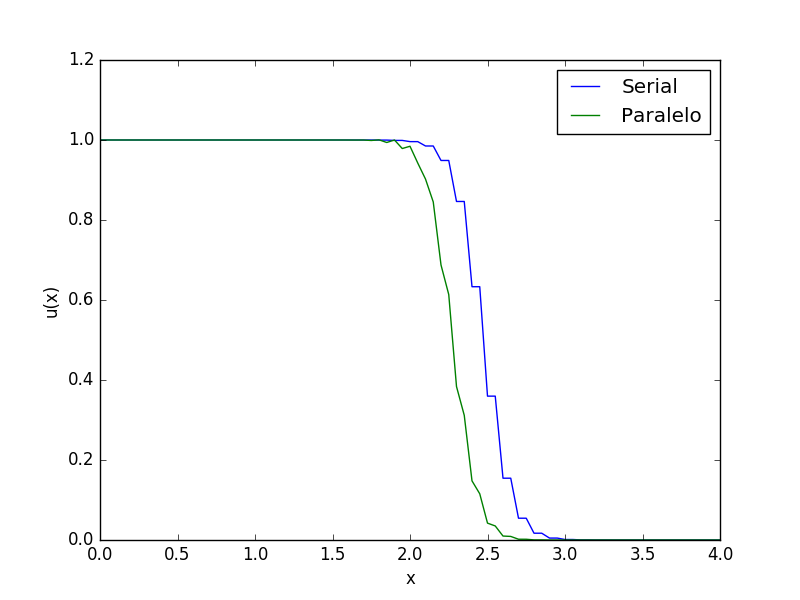

Recreate this plot in Python.
import matplotlib
matplotlib.use("Agg")
import numpy as np 
import matplotlib.pyplot as plt

dataSerial = np.loadtxt('adveccionSerial.txt')
n = int(4.0/0.05 + 1)
xSerial = np.linspace(0.0, 4.0, n)
ySerial = dataSerial
print("yserial: ", ySerial)
dataParallel = np.loadtxt('adveccionParallel.txt')
xParallel = np.linspace(0.0, 4.0, n)
yParallel = dataParallel
print("ypAr: ", yParallel)

plt.plot(xSerial,ySerial, label = 'Serial')
plt.plot(xParallel, yParallel, label = 'Paralelo')
plt.xlabel("x")
plt.ylabel("u(x)")
plt.legend()
plt.show()
plt.savefig("grafica.png")
plt.close()

